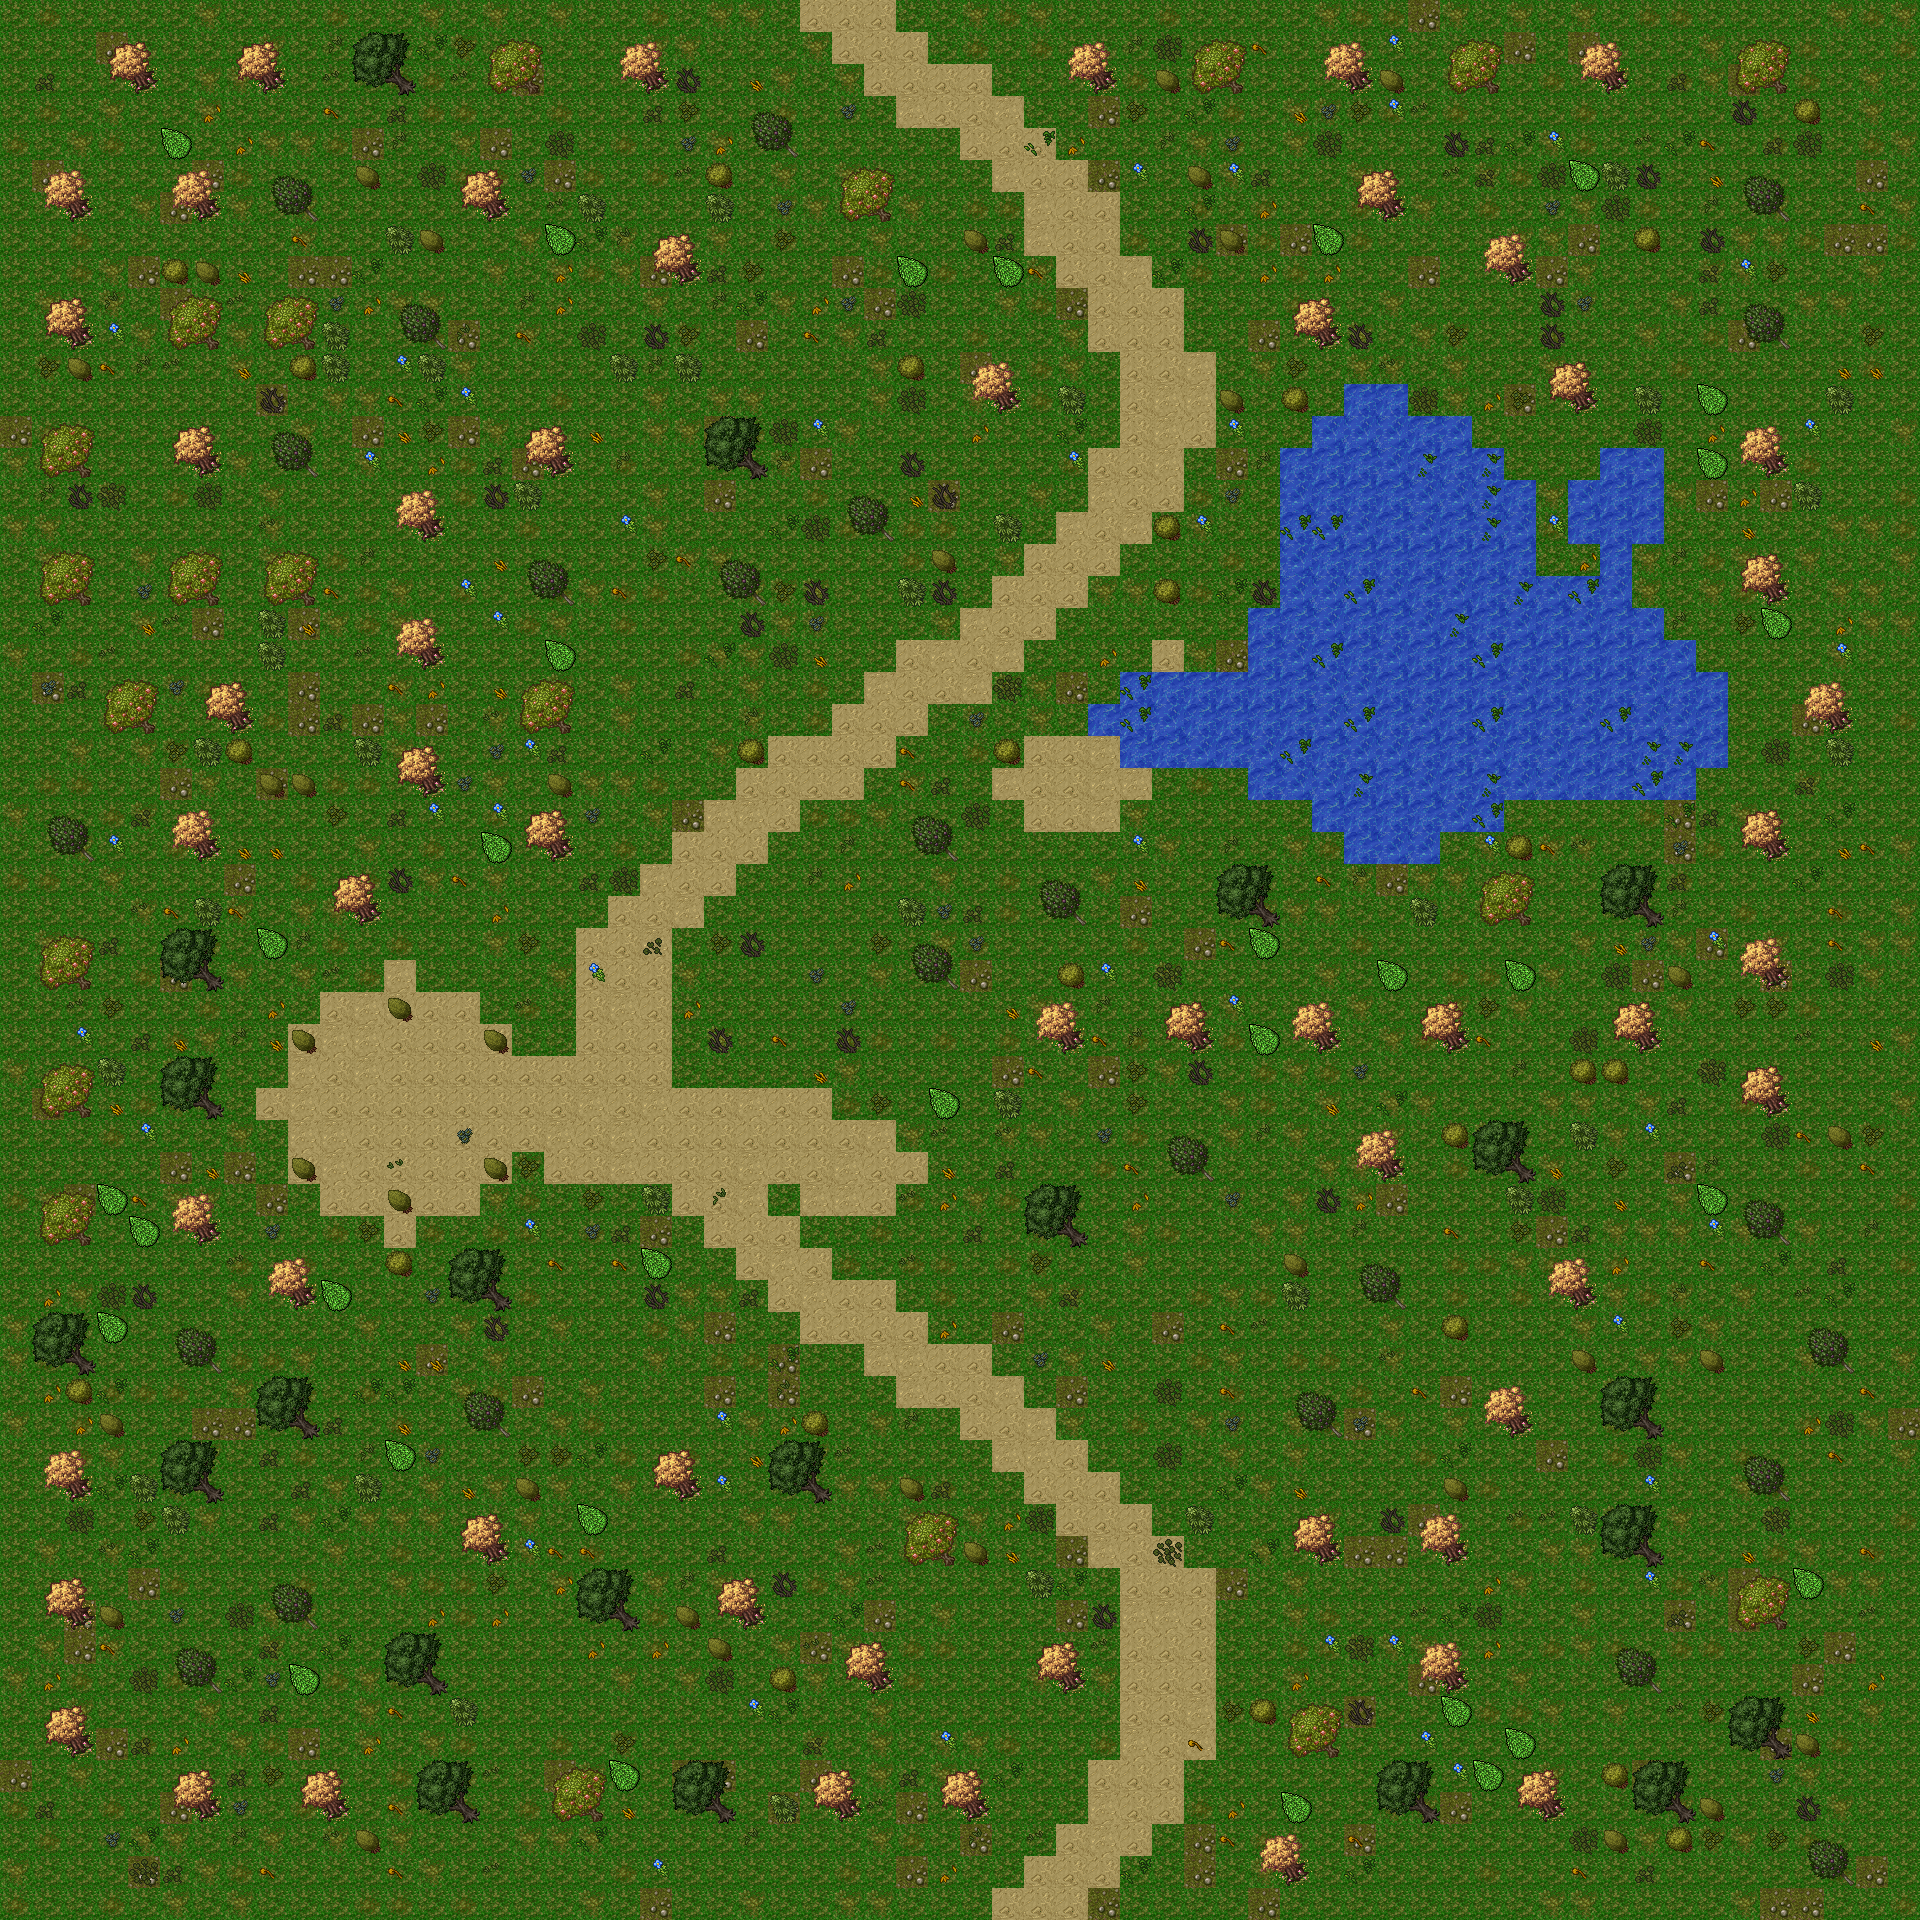

A 2D game scene composited from a Tiled map and its tileset images. What follows is a short description and the map's XML, with each tile layer's data collapsed to a summary:
An orthogonal 60x60 tile map with 32x32 px tiles, 6 tile layers (Chao_Grama, Caminhos_Terra, Agua_Lago, Vegetacao_Rasteira, ...), 4 tilesets and 484 objects (318x Solido, 166x Agua).

<map version="1.10" tiledversion="1.11.0" orientation="orthogonal" renderorder="right-down" width="60" height="60" tilewidth="32" tileheight="32" infinite="0" nextlayerid="8" nextobjectid="485">
 <tileset firstgid="1" source="chao.tsx" />
 <tileset firstgid="1009" source="nature.tsx" />
 <tileset firstgid="1777" source="agua.tsx" />
 <tileset firstgid="2049" source="town.tsx" />
 <layer id="1" name="Chao_Grama" width="60" height="60">
  <data>[3600 cells, 3600 non-empty, 4 distinct tile ids]</data>
 </layer>
 <layer id="2" name="Caminhos_Terra" width="60" height="60">
  <data>[3600 cells, 280 non-empty, 2 distinct tile ids]</data>
 </layer>
 <layer id="3" name="Agua_Lago" width="60" height="60">
  <data>[3600 cells, 166 non-empty, 2 distinct tile ids]</data>
 </layer>
 <layer id="4" name="Vegetacao_Rasteira" width="60" height="60">
  <data>[3600 cells, 540 non-empty, 12 distinct tile ids]</data>
 </layer>
 <layer id="5" name="Obstaculos_Solidos" width="60" height="60">
  <data>[3600 cells, 318 non-empty, 12 distinct tile ids]</data>
 </layer>
 <layer id="6" name="Copas_Arvores" width="60" height="60">
  <properties>
   <property name="overhead" type="bool" value="true" />
  </properties>
  <data>[3600 cells, 378 non-empty, 15 distinct tile ids]</data>
 </layer>
 <objectgroup id="7" name="Colisoes" color="#ff0000">
  <object id="1" name="Agua_Profunda" type="Agua" x="1344" y="384" width="32" height="32" />
  <object id="2" name="Agua_Profunda" type="Agua" x="1376" y="384" width="32" height="32" />
  <object id="3" name="Agua_Profunda" type="Agua" x="1312" y="416" width="32" height="32" />
  <object id="4" name="Agua_Profunda" type="Agua" x="1344" y="416" width="32" height="32" />
  <object id="5" name="Agua_Profunda" type="Agua" x="1376" y="416" width="32" height="32" />
  <object id="6" name="Agua_Profunda" type="Agua" x="1408" y="416" width="32" height="32" />
  <object id="7" name="Agua_Profunda" type="Agua" x="1440" y="416" width="32" height="32" />
  <object id="8" name="Agua_Profunda" type="Agua" x="1280" y="448" width="32" height="32" />
  <object id="9" name="Agua_Profunda" type="Agua" x="1312" y="448" width="32" height="32" />
  <object id="10" name="Agua_Profunda" type="Agua" x="1344" y="448" width="32" height="32" />
  <object id="11" name="Agua_Profunda" type="Agua" x="1376" y="448" width="32" height="32" />
  <object id="12" name="Agua_Profunda" type="Agua" x="1408" y="448" width="32" height="32" />
  <object id="13" name="Agua_Profunda" type="Agua" x="1440" y="448" width="32" height="32" />
  <object id="14" name="Agua_Profunda" type="Agua" x="1472" y="448" width="32" height="32" />
  <object id="15" name="Agua_Profunda" type="Agua" x="1600" y="448" width="32" height="32" />
  <object id="16" name="Agua_Profunda" type="Agua" x="1632" y="448" width="32" height="32" />
  <object id="17" name="Agua_Profunda" type="Agua" x="1280" y="480" width="32" height="32" />
  <object id="18" name="Agua_Profunda" type="Agua" x="1312" y="480" width="32" height="32" />
  <object id="19" name="Agua_Profunda" type="Agua" x="1344" y="480" width="32" height="32" />
  <object id="20" name="Agua_Profunda" type="Agua" x="1376" y="480" width="32" height="32" />
  <object id="21" name="Agua_Profunda" type="Agua" x="1408" y="480" width="32" height="32" />
  <object id="22" name="Agua_Profunda" type="Agua" x="1440" y="480" width="32" height="32" />
  <object id="23" name="Agua_Profunda" type="Agua" x="1472" y="480" width="32" height="32" />
  <object id="24" name="Agua_Profunda" type="Agua" x="1504" y="480" width="32" height="32" />
  <object id="25" name="Agua_Profunda" type="Agua" x="1568" y="480" width="32" height="32" />
  <object id="26" name="Agua_Profunda" type="Agua" x="1600" y="480" width="32" height="32" />
  <object id="27" name="Agua_Profunda" type="Agua" x="1632" y="480" width="32" height="32" />
  <object id="28" name="Agua_Profunda" type="Agua" x="1280" y="512" width="32" height="32" />
  <object id="29" name="Agua_Profunda" type="Agua" x="1312" y="512" width="32" height="32" />
  <object id="30" name="Agua_Profunda" type="Agua" x="1344" y="512" width="32" height="32" />
  <object id="31" name="Agua_Profunda" type="Agua" x="1376" y="512" width="32" height="32" />
  <object id="32" name="Agua_Profunda" type="Agua" x="1408" y="512" width="32" height="32" />
  <object id="33" name="Agua_Profunda" type="Agua" x="1440" y="512" width="32" height="32" />
  <object id="34" name="Agua_Profunda" type="Agua" x="1472" y="512" width="32" height="32" />
  <object id="35" name="Agua_Profunda" type="Agua" x="1504" y="512" width="32" height="32" />
  <object id="36" name="Agua_Profunda" type="Agua" x="1568" y="512" width="32" height="32" />
  <object id="37" name="Agua_Profunda" type="Agua" x="1600" y="512" width="32" height="32" />
  <object id="38" name="Agua_Profunda" type="Agua" x="1632" y="512" width="32" height="32" />
  <object id="39" name="Agua_Profunda" type="Agua" x="1280" y="544" width="32" height="32" />
  <object id="40" name="Agua_Profunda" type="Agua" x="1312" y="544" width="32" height="32" />
  <object id="41" name="Agua_Profunda" type="Agua" x="1344" y="544" width="32" height="32" />
  <object id="42" name="Agua_Profunda" type="Agua" x="1376" y="544" width="32" height="32" />
  <object id="43" name="Agua_Profunda" type="Agua" x="1408" y="544" width="32" height="32" />
  <object id="44" name="Agua_Profunda" type="Agua" x="1440" y="544" width="32" height="32" />
  <object id="45" name="Agua_Profunda" type="Agua" x="1472" y="544" width="32" height="32" />
  <object id="46" name="Agua_Profunda" type="Agua" x="1504" y="544" width="32" height="32" />
  <object id="47" name="Agua_Profunda" type="Agua" x="1600" y="544" width="32" height="32" />
  <object id="48" name="Agua_Profunda" type="Agua" x="1280" y="576" width="32" height="32" />
  <object id="49" name="Agua_Profunda" type="Agua" x="1312" y="576" width="32" height="32" />
  <object id="50" name="Agua_Profunda" type="Agua" x="1344" y="576" width="32" height="32" />
  <object id="51" name="Agua_Profunda" type="Agua" x="1376" y="576" width="32" height="32" />
  <object id="52" name="Agua_Profunda" type="Agua" x="1408" y="576" width="32" height="32" />
  <object id="53" name="Agua_Profunda" type="Agua" x="1440" y="576" width="32" height="32" />
  <object id="54" name="Agua_Profunda" type="Agua" x="1472" y="576" width="32" height="32" />
  <object id="55" name="Agua_Profunda" type="Agua" x="1504" y="576" width="32" height="32" />
  <object id="56" name="Agua_Profunda" type="Agua" x="1536" y="576" width="32" height="32" />
  <object id="57" name="Agua_Profunda" type="Agua" x="1568" y="576" width="32" height="32" />
  <object id="58" name="Agua_Profunda" type="Agua" x="1600" y="576" width="32" height="32" />
  <object id="59" name="Agua_Profunda" type="Agua" x="1248" y="608" width="32" height="32" />
  <object id="60" name="Agua_Profunda" type="Agua" x="1280" y="608" width="32" height="32" />
  <object id="61" name="Agua_Profunda" type="Agua" x="1312" y="608" width="32" height="32" />
  <object id="62" name="Agua_Profunda" type="Agua" x="1344" y="608" width="32" height="32" />
  <object id="63" name="Agua_Profunda" type="Agua" x="1376" y="608" width="32" height="32" />
  <object id="64" name="Agua_Profunda" type="Agua" x="1408" y="608" width="32" height="32" />
  <object id="65" name="Agua_Profunda" type="Agua" x="1440" y="608" width="32" height="32" />
  </objectgroup>
</map>
<!-- 419 of 484 objects omitted -->
